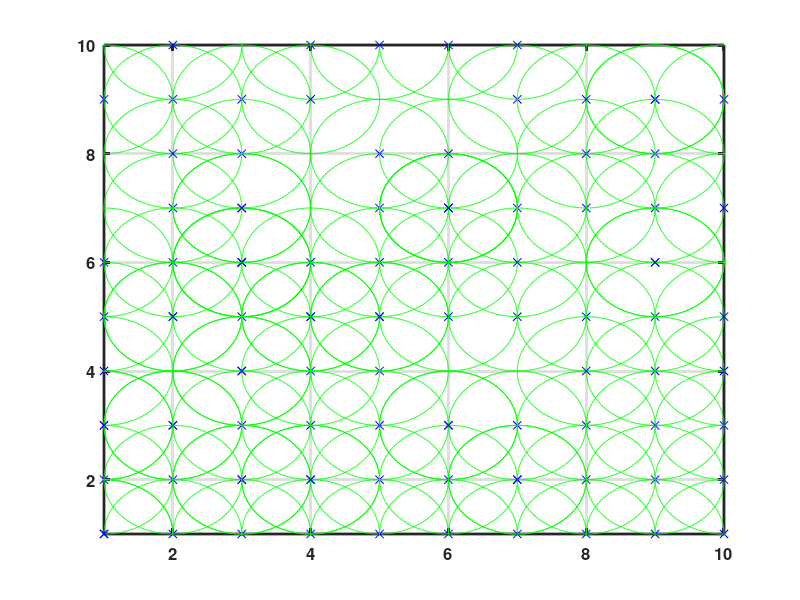

MATLAB code to generate this figure:
W=10;
H=10;
r=1;
A=W*H;
a=10;b=10;m=10;
% numberOfSensors=30;
environment=1:A;
env=reshape(environment,10,10)';
sensorsPos=[];numberOfSensors=100;
for sen=1:numberOfSensors
sensors(sen).pos=round(unifrnd(1,A));
sensorsPos=[sensorsPos sensors(sen).pos];
end
duplicate_ind=[];
while length(unique(sensorsPos))~=length(sensorsPos)
   [~, ind] = unique(sensorsPos);
 duplicate_ind = setdiff(1:length(sensorsPos), ind);
    sensorsPos(duplicate_ind)=round(unifrnd(1,A,1,length(duplicate_ind)));
end
sensorsPos=[49,15,67,53,51,45,35,87,34,44,41,48,73,83,3,13,66,4,55,8,5,17,89,97,42,9,39,18,11,24,22,31,59,14,2,28,68,81,38,62,33,19,27,29,26,54,10,25,47,30,43,65,82,40,6,21,20,90,96,50,23,94,84,12,16,7,63,69,1,92,79,95,52,78,72,56];
for sen=1:76
sensors(sen).pos=sensorsPos(sen);
end


for sen=1:length(sensors)
sensors(sen).coverage=[sensors(sen).pos sensors(sen).pos+r sensors(sen).pos-r sensors(sen).pos+W sensors(sen).pos-W];
end
% for sen=1:numberOfSensors
cov=[];
for sen=1:numberOfSensors
cov=[cov sensors(sen).coverage];
end    
  cov(cov<1 | cov>(W*H))=[];
  cov=unique(cov);
  lenCov=length(cov);
ind=[];
for p=1:length(sensors)
ind=[ind find(env==sensors(p).pos)];
end
[j,i] = ind2sub([W H],ind);
theta = 0 : 0.01 : 2*pi;
for ix=1:length(i)

        plot(i(ix),j(ix),'bx');xlim([1 W]);ylim([1 H]);
        grid on;hold on;
        thisX = r * cos(theta) + i(ix);
        thisY = r * sin(theta) + j(ix);
        plot(thisX,thisY,'g');hold on;
        set(gcf,'units','normalized','outerposition',[0 0 1 1])
        set(gca,'FontWeight','bold','FontSize',12,'LineWidth',2) 
end